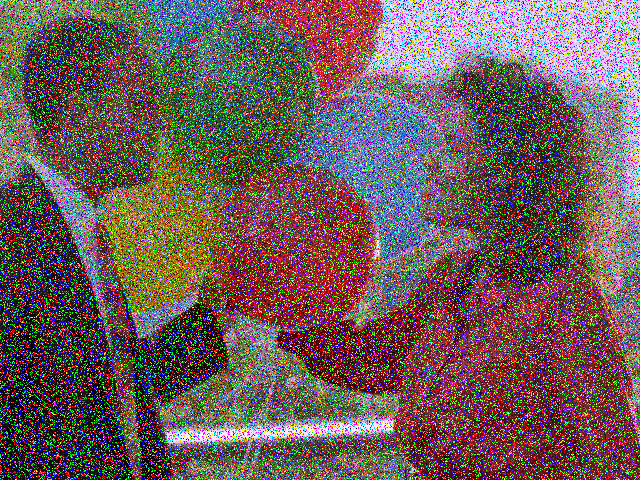
#> input picture opencv/images/noisy.png, 640 x 480 px, given in place of the camera
$ jupyter execute movement_detector.ipynb
#> lines starting #> are read from the running program, lines starting #| are printed output that depends on the picture; after the words box and inside, x2 and y2 are one past the last pixel; in counts of white or black regions, pixels touching at a corner belong together
[cell 1]
import numpy as np
import cv2

[cell 2]
cap=cv2.VideoCapture(1)
ret2,frame2=cap.read()
#> frame2 is the input picture: shape (480, 640, 3); mean B, G, R 89.9, 92, 109.1


while True:
    ret1,frame1=cap.read()
    gray1=cv2.cvtColor(frame1,cv2.COLOR_BGR2GRAY)
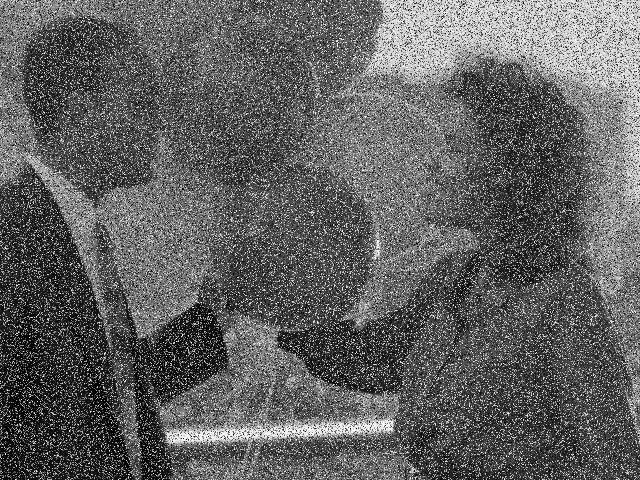
#> gray1: shape (480, 640); min 0, max 255, mean 96.9

    blur1=cv2.GaussianBlur(gray1,(11,11),0)
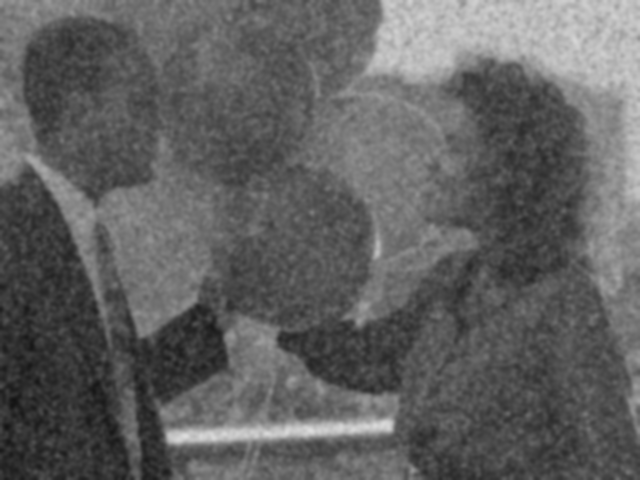
#> blur1: shape (480, 640); min 19, max 222, mean 96.9

    thresh1=cv2.threshold(blur1,80,255,cv2.THRESH_BINARY_INV)
    white_pixels=cv2.countNonZero(thresh1[1])
#> white_pixels = 112203
    print(white_pixels)
#| 112203

    width=frame1.shape[1]
#> width = 640
    height=frame1.shape[0]
#> height = 480
    total=width*height
#> total = 307200

    if white_pixels > 60047:
        print("wow")


    cv2.imshow("frame1",thresh1[1])
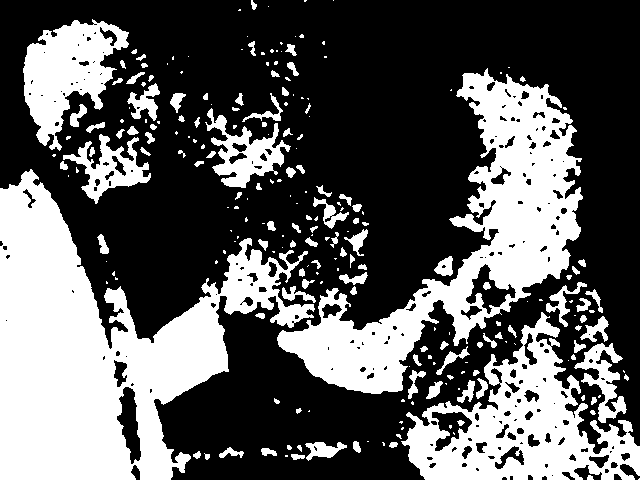
#> window 'frame1': shape (480, 640); 36.5% white; 234 white regions (115 under 20 px), largest, box (x1, y1, x2, y2) and area: (0, 169, 315, 480) 43811, (277, 68, 583, 394) 28782, (401, 312, 640, 480) 16477
    key=cv2.waitKey(10)
#> (key q is pressed here)
    if key==ord("q"):
        break
cv2.destroyAllWindows()
